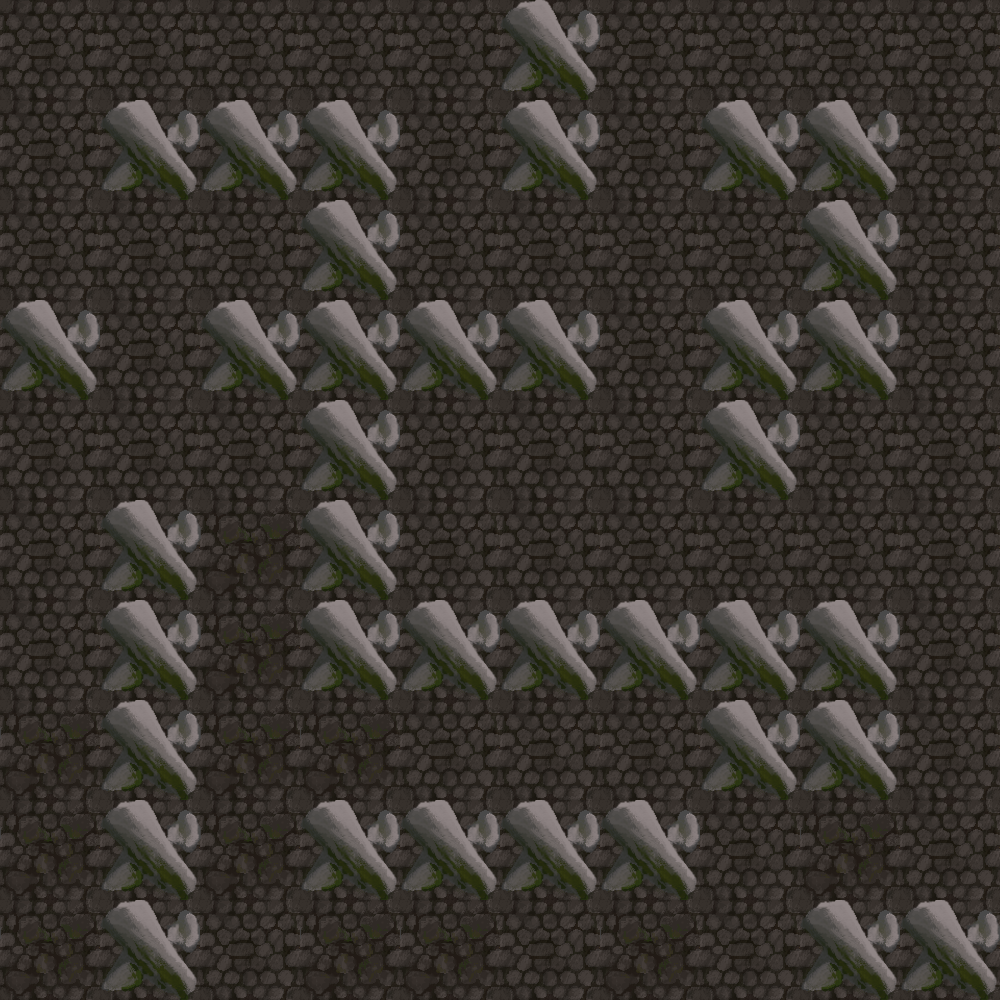

The image is a tile-based game level rendered from a .tmx file. Its description and complete source (layers, tilesets, objects, tile grids) follow:
An orthogonal 10x10 tile map with 100x100 px tiles, 2 tile layers (floorTiles, wallLayer) and 16 objects.

<map version="1.2" tiledversion="1.3.1" orientation="orthogonal" renderorder="right-down" compressionlevel="0" width="10" height="10" tilewidth="100" tileheight="100" infinite="0" nextlayerid="6" nextobjectid="53">
 <tileset firstgid="1" source="completeTileset.tsx" />
 <layer id="2" name="floorTiles" width="10" height="10">
  <data encoding="csv">
1,1,1,1,1,1,1,1,1,1,
1,1,1,1,1,1,1,1,1,1,
1,1,1,1,1,1,1,1,1,1,
1,1,1,1,1,1,1,1,1,1,
1,1,1,1,1,1,1,1,1,1,
1,1,3,1,1,1,1,1,1,1,
1,1,3,1,1,1,1,1,1,1,
3,1,3,3,1,1,1,1,1,1,
3,1,3,1,1,1,1,1,3,1,
3,1,1,3,3,1,3,1,1,1
</data>
 </layer>
 <layer id="5" name="wallLayer" width="10" height="10">
  <data encoding="csv">
0,0,0,0,0,2,0,0,0,0,
0,2,2,2,0,2,0,2,2,0,
0,0,0,2,0,0,0,0,2,0,
2,0,2,2,2,2,0,2,2,0,
0,0,0,2,0,0,0,2,0,0,
0,2,0,2,0,0,0,0,0,0,
0,2,0,2,2,2,2,2,2,0,
0,2,0,0,0,0,0,2,2,0,
0,2,0,2,2,2,2,0,0,0,
0,2,0,0,0,0,0,0,2,2
</data>
 </layer>
 <objectgroup id="4" name="Object Layer 1">
  <object id="8" gid="4" x="900" y="100" width="100" height="100" />
  <object id="9" x="1000" y="500" height="100">
   <ellipse />
  </object>
  <object id="10" x="1000" y="500" height="100">
   <ellipse />
  </object>
  <object id="11" x="1000" y="1000">
   <ellipse />
  </object>
  <object id="13" gid="7" x="900" y="900" width="100" height="100" />
  <object id="14" gid="8" x="0" y="100" width="100" height="100" />
  <object id="15" gid="9" x="0" y="200" width="100" height="100" />
  <object id="16" gid="4" x="900" y="100" width="100" height="100" />
  <object id="23" gid="4" x="0" y="1000" width="100" height="100" />
  <object id="24" gid="4" x="0" y="700" width="100" height="100" />
  <object id="25" gid="4" x="200" y="500" width="100" height="100" />
  <object id="26" gid="4" x="500" y="500" width="100" height="100" />
  <object id="27" gid="4" x="500" y="800" width="100" height="100" />
  <object id="28" gid="4" x="700" y="900" width="100" height="100" />
  <object id="29" gid="4" x="200" y="1000" width="100" height="100" />
  <object id="30" gid="4" x="400" y="100" width="100" height="100" />
 </objectgroup>
</map>
